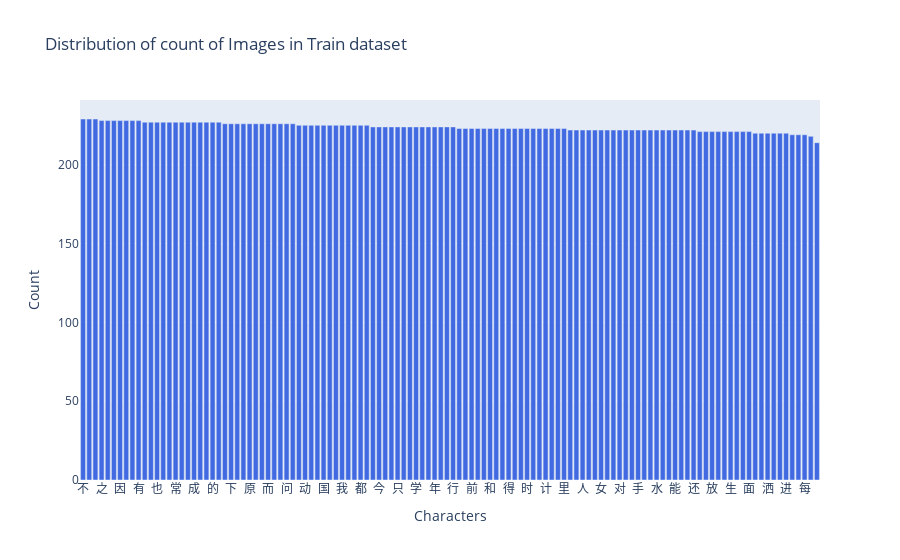

Write notebook code for a chart like this one.
### Code cell
count_of_each_character("Train")

### Figure 1 — Plotly figure (JSON) as saved in the notebook; plotly's stock layout.template omitted (floating-point values rounded to 4 significant figures)
{"data": [{"marker": {"color": "royalblue"}, "type": "bar", "x": ["一", "上", "下", "不", "与", "个", "中", "为", "主", "之", "也", "了", "事", "于", "人", "今", "他", "以", "们", "会", "但", "你", "做", "出", "分", "划", "前", "力", "功", "动", "原", "发", "只", "可", "各", "同", "后", "向", "听", "和", "四", "因", "国", "在", "地", "外", "大", "天", "女", "好", "如", "子", "学", "安", "定", "对", "小", "就", "工", "常", "年", "应", "当", "得", "心", "必", "想", "成", "我", "所", "手", "才", "排", "放", "旅", "日", "时", "明", "是", "最", "有", "本", "来", "每", "水", "洒", "游", "点", "热", "然", "物", "现", "生", "的", "看", "知", "种", "第", "而", "能", "自", "萧", "虽", "行", "要", "计", "说", "课", "起", "过", "还", "这", "进", "道", "都", "里", "问", "面", "须", "高"], "y": [226, 222, 226, 229, 227, 227, 221, 220, 224, 228, 227, 222, 223, 228, 222, 224, 220, 223, 219, 224, 226, 219, 226, 227, 225, 221, 223, 222, 224, 225, 226, 225, 224, 224, 228, 224, 223, 225, 223, 223, 218, 228, 225, 227, 225, 222, 228, 223, 222, 223, 222, 222, 224, 228, 224, 222, 224, 222, 225, 227, 224, 229, 227, 223, 222, 227, 226, 227, 225, 223, 222, 227, 223, 221, 214, 222, 223, 221, 224, 222, 228, 229, 223, 219, 222, 220, 227, 226, 222, 221, 222, 225, 221, 227, 225, 227, 224, 223, 226, 222, 222, 220, 220, 224, 226, 223, 221, 222, 223, 223, 222, 221, 220, 226, 225, 223, 226, 221, 225, 226]}], "layout": {"barmode": "group", "legend": {"title": {"text": "Legend"}}, "title": {"text": "Distribution of count of Images in Train dataset"}, "xaxis": {"categoryorder": "total descending", "tickangle": 0, "title": {"text": "Characters"}}, "yaxis": {"title": {"text": "Count"}}}}
